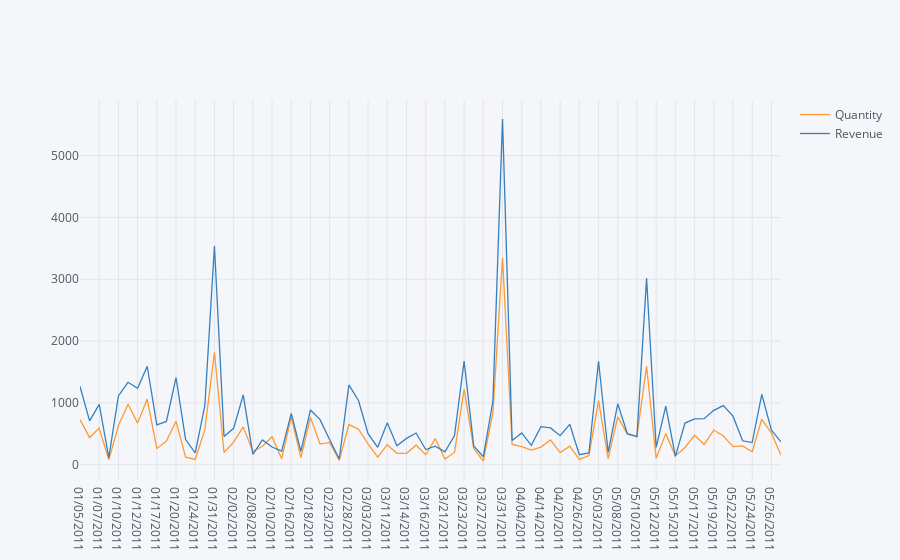

Source (notebook cell):
### Markdown cell above
## 2. Create an interactive line chart showing quantity and revenue sold to France between January 1st and May 31st 2011.

### Code cell
# Excluir UK
report_2 = data[data.Country == 'France']

# Filtrar fecha
report_2 = report_2[(report_2['InvoiceDate'] > '2011-01-01') & (report_2['InvoiceDate'] < '2011-05-31')]

# Format Date
report_2['Date'] = report_2['InvoiceDate'].dt.strftime('%m/%d/%Y')

# Pivot por pais, sumando Quantity y Revenue
report_result_2 = report_2.pivot_table(index='Date', values=['Quantity', 'Revenue'], aggfunc='sum')
report_result_2 = report_result_2.reset_index()

report_result_2.iplot(kind='line', x='Date', xTitle='', yTitle='', title='')
